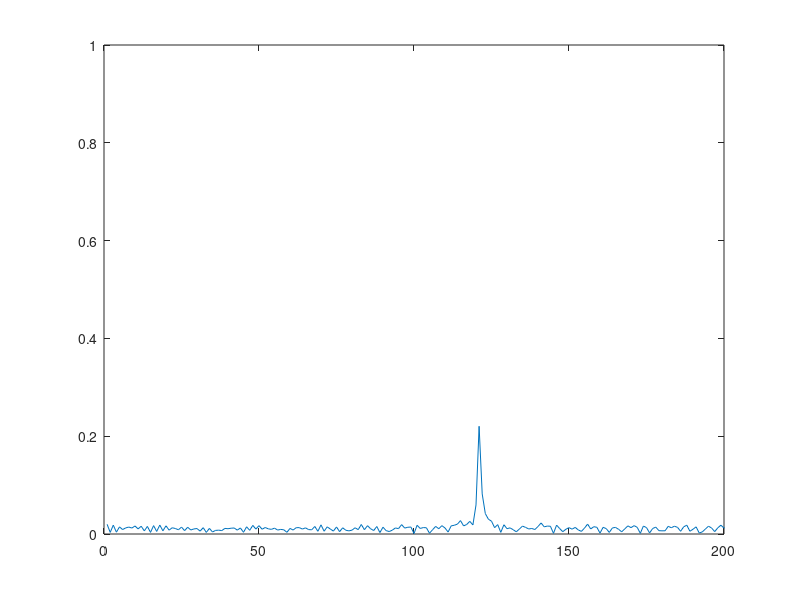
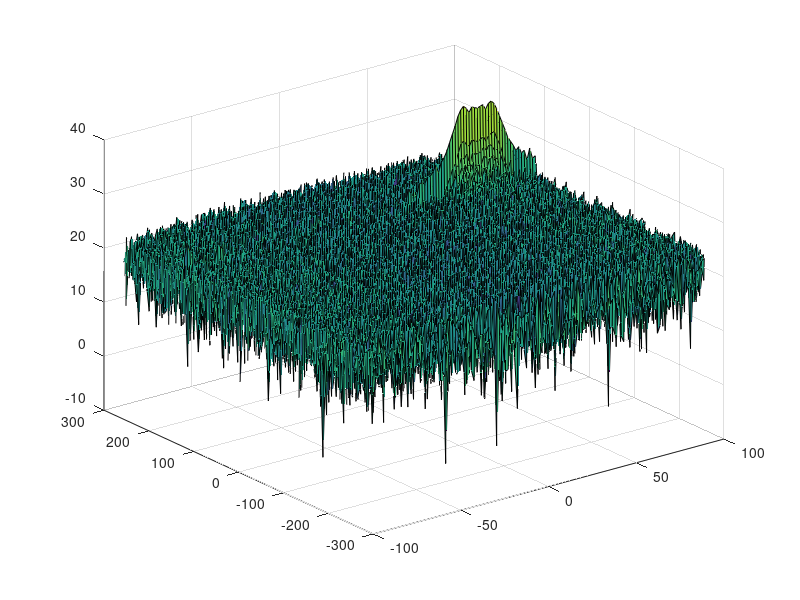
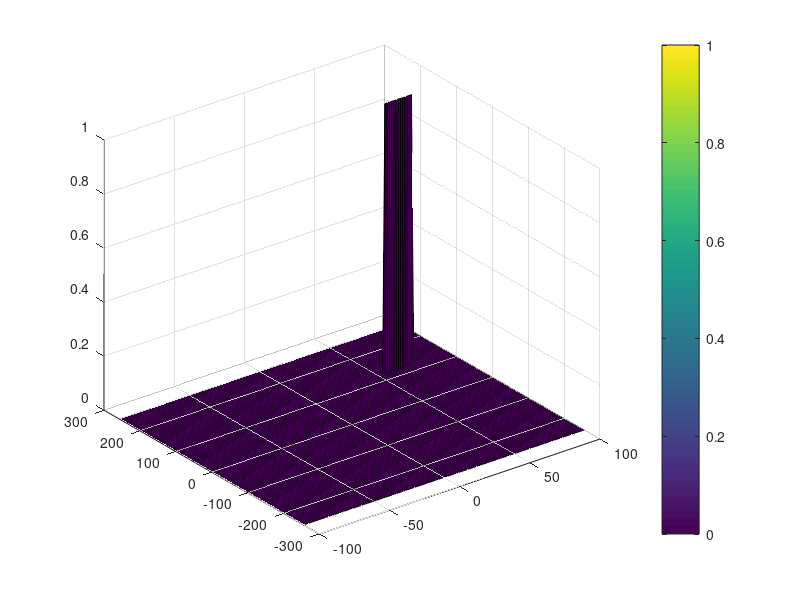

These figures' MATLAB source, in order:
clear all
clc;

%% Radar Specifications 
%%%%%%%%%%%%%%%%%%%%%%%%%%%
% Frequency of operation = 77GHz
% Max Range = 200m
% Range Resolution = 1 m
% Max Velocity = 70 m/s
% Velocity Resolution = 3 m/s
%%%%%%%%%%%%%%%%%%%%%%%%%%%
rangeResolution = 1;
Rmax = 200;

%speed of light = 3e8
%% User Defined Range and Velocity of target
% *%TODO* :
% define the target's initial position and velocity. Note : Velocity
% remains contant
initRange = 120;    % [m]
initVelocity = 70; % [m/s]

%% FMCW Waveform Generation

% *%TODO* :
%Design the FMCW waveform by giving the specs of each of its parameters.
% Calculate the Bandwidth (B), Chirp Time (Tchirp) and Slope (slope) of the FMCW
% chirp using the requirements above.
c = 3e8;
B = c / (2 * rangeResolution);
Tchirp = 5.5 * 2 * Rmax / c;
slope = B / Tchirp;

%Operating carrier frequency of Radar 
fc= 77e9;             %carrier freq

                                                          
%The number of chirps in one sequence. Its ideal to have 2^ value for the ease of running the FFT
%for Doppler Estimation. 
Nd=128;                   % #of doppler cells OR #of sent periods % number of chirps

%The number of samples on each chirp. 
Nr=1024;                  %for length of time OR # of range cells

% Timestamp for running the displacement scenario for every sample on each
% chirp
t=linspace(0,Nd*Tchirp,Nr*Nd); %total time for samples


%Creating the vectors for Tx, Rx and Mix based on the total samples input.
Tx=zeros(1,length(t)); %transmitted signal
Rx=zeros(1,length(t)); %received signal
Mix = zeros(1,length(t)); %beat signal

%Similar vectors for range_covered and time delay.
r_t=zeros(1,length(t));
td=zeros(1,length(t));


%% Signal generation and Moving Target simulation
% Running the radar scenario over the time. 
for i=1:length(t)
    % *%TODO* :
    %For each time stamp update the Range of the Target for constant velocity. 
    r_t(i) = initRange + initVelocity * t(i);
    td(i) = 2*r_t(i) / c;
    
    % *%TODO* :
    %For each time sample we need update the transmitted and
    %received signal. 
    Tx(i) = cos(2*pi*(fc*t(i) + (slope*t(i).^2)/2 ));
    Rx(i) = cos(2*pi*(fc*(t(i) - td(i)) + (slope*(t(i) - td(i)).^2)/2 ));
    
    % *%TODO* :
    %Now by mixing the Transmit and Receive generate the beat signal
    %This is done by element wise matrix multiplication of Transmit and
    %Receiver Signal
    Mix(i) = Tx(i) .* Rx(i);
end

%% RANGE MEASUREMENT


 % *%TODO* :
%reshape the vector into Nr*Nd array. Nr and Nd here would also define the size of
%Range and Doppler FFT respectively.
signal = reshape(Mix, [Nr Nd]);

 % *%TODO* :
%run the FFT on the beat signal along the range bins dimension (Nr) and
%normalize.
signalFFT = fft(signal, Nr);
signalFFT = signalFFT ./ length(signal);
 % *%TODO* :
% Take the absolute value of FFT output
signalFFT = abs(signalFFT);
 % *%TODO* :
% Output of FFT is double sided signal, but we are interested in only one side of the spectrum.
% Hence we throw out half of the samples.
signalFFT = signalFFT(1: Nr/2 + 1);

%plotting the range
figure ('Name','Range from First FFT')
%subplot(2,1,1)

 % *%TODO* :
 % plot FFT output 
plot(signalFFT);
 
axis ([0 200 0 1]);



%% RANGE DOPPLER RESPONSE
% The 2D FFT implementation is already provided here. This will run a 2DFFT
% on the mixed signal (beat signal) output and generate a range doppler
% map.You will implement CFAR on the generated RDM


% Range Doppler Map Generation.

% The output of the 2D FFT is an image that has reponse in the range and
% doppler FFT bins. So, it is important to convert the axis from bin sizes
% to range and doppler based on their Max values.

Mix=reshape(Mix,[Nr,Nd]);

% 2D FFT using the FFT size for both dimensions.
sig_fft2 = fft2(Mix,Nr,Nd);

% Taking just one side of signal from Range dimension.
sig_fft2 = sig_fft2(1:Nr/2,1:Nd);
sig_fft2 = fftshift (sig_fft2);
RDM = abs(sig_fft2);
RDM = 10*log10(RDM) ;

%use the surf function to plot the output of 2DFFT and to show axis in both
%dimensions
doppler_axis = linspace(-100,100,Nd);
range_axis = linspace(-200,200,Nr/2)*((Nr/2)/400);
figure,surf(doppler_axis,range_axis,RDM);

%% CFAR implementation

%Slide Window through the complete Range Doppler Map

% *%TODO* :
%Select the number of Training Cells in both the dimensions.
% The RD Map is 512 by 128
Tr = 12;
Td = 28;

% *%TODO* :
%Select the number of Guard Cells in both dimensions around the Cell under 
%test (CUT) for accurate estimation
Gr = 4;
Gd = 8;

% *%TODO* :
% offset the threshold by SNR value in dB
offset = 15.5;

% *%TODO* :
%Create a vector to store noise_level for each iteration on training cells
noise_level = zeros(1,1);


% *%TODO* :
%design a loop such that it slides the CUT across range doppler map by
%giving margins at the edges for Training and Guard Cells.

%For every iteration sum the signal level within all the training
%cells. To sum convert the value from logarithmic to linear using db2pow
%function. Average the summed values for all of the training
%cells used. After averaging convert it back to logarithimic using pow2db.
%Further add the offset to it to determine the threshold. Next, compare the
%signal under CUT with this threshold. If the CUT level > threshold assign
%it a value of 1, else equate it to 0.
gridSize = (2*Tr+2*Gr+1)*(2*Td+2*Gd+1);
guardSize = (2*Gr+1)*(2*Gd+1);
trainSize = gridSize - guardSize;
rdmThresholded = zeros(size(RDM));
for i=1:size(RDM,1)-(1+2*Td+2*Gd)
    for j=1:size(RDM,2)-(1+2*Tr+2*Gr)
        % Use RDM[x,y] as the matrix from the output of 2D FFT for implementing
        % CFAR
        gridMask = (ones(2*Tr+2*Gr+1,2*Td+2*Gd+1) == 1);
        gridMask((1+Tr):(1+Tr+2*Gr), (1+Td):(1+Td+2*Gd)) = false;
        rdmRegion = RDM(1:(1+2*Tr+2*Gr), 1:(1+2*Td+2*Gd));
        trainingCells = rdmRegion(gridMask);
        
        threshold = sum(db2pow(trainingCells)) / trainSize; % Average noise in training cells
        threshold = pow2db(threshold) + offset; % add offset in log scale
        
        CUT = RDM(i+Td+Gd, j+Tr+Gr);
        if (CUT > threshold)
            rdmThresholded(i+Td+Gd, j+Tr+Gr) = 1;
        else
            rdmThresholded(i+Td+Gd, j+Tr+Gr) = 0;
        end
    end
end

% *%TODO* :
% The process above will generate a thresholded block, which is smaller 
%than the Range Doppler Map as the CUT cannot be located at the edges of
%matrix. Hence,few cells will not be thresholded. To keep the map size same
% set those values to 0. 
 
% *%TODO* :
%display the CFAR output using the Surf function like we did for Range
%Doppler Response output.
figure,surf(doppler_axis,range_axis,rdmThresholded);
colorbar;
